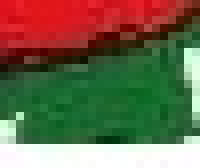
%> input picture UFRN/PDI/AulasPDI/Aula1/img-exercicio1.jpeg, 25 x 21 px (shown 8 times larger)
$ octave praticaAula3.m   (GNU Octave 9; MATLAB toolbox functions it lacks are replaced by stand-ins)
%> lines starting %> are read from the running program, lines starting %| are printed output that depends on the picture
#subtracao, adjacencia,
#subtracao, adjacencia,

a = [1 2 3; 4 5 6; 1 8 1]
b = [1 2 4; 5 8 7; 0 2 5]

c = a - b #subtracao de matrizes de mesmo tamanho. como aqui esta com double, irá aparecer negativos
c

minimoDeCadaColuna = min(a);#min e max retornam vetores
maximoDeCadaColuna = max(a);
menorElementoDaMatriz = min(min(a));
maiorElementoDaMatriz = max(max(a));

c = uint8(c)  #os negativos aparecem sendo 0 quando inteiro sem sinal


a = [1 1 1; 2 2 2; 3 3 3];
#colocar 20 onde é 2 sem fazer laços
a(a==2)=20

#travando AULA 40 minutos


original = imread('C:\Users\developer\Documents\JosueCarlosDrive\UFRN\PDI\AulasPDI\img-exercicio1.jpeg');
%> original is the input picture: size 21x25x3 uint8; mean R, G, B 110.6, 105.3, 77.8
figure('Name', 'original');
imshow(original)


original(:,:,1) = original(:,:,1) - 255;
original(:,:,3) =  original(:,:,3) - 255;

original(:,:,1) = original(:,:,3) = 0;

mascaraVerde = original(:,:,2);
mascaraVerde(mascaraVerde<100) = 0

original(:,:,2) = mascaraVerde;
figure('Name', 'original');
imshow(mascaraVerde)
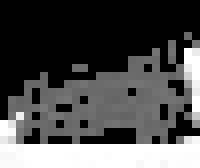
%> displayed picture: size 21x25, on the screen's scale of 0 to 255 (shown 8 times larger); min 0, max 255, mean 79.6


#gerando grafico
pkg load image  #precisa importar
figure('Name', 'grafico-mascaraVerde');
imhist(mascaraVerde)
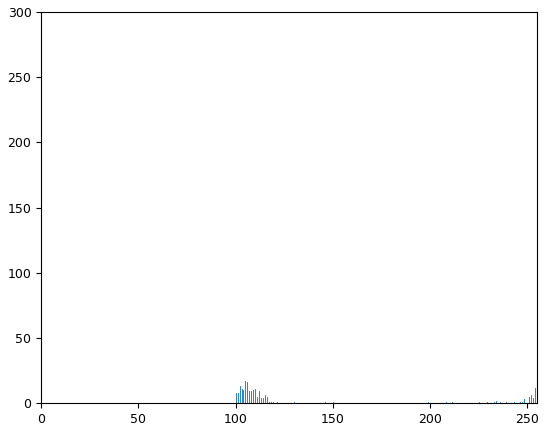
%> figure redrawn from the program's plot data; highest point at x = 0, y = 266

imhist(mascaraVerde)
vetor = imhist(mascaraVerde);
%> vetor = 256 values, max 266 at index 1, min 0 at index 2, mean 2.05

$ run again, with UFRN/PDI/AulasPDI/Aula1/Iris.jpg copied over UFRN/PDI/AulasPDI/Aula1/img-exercicio1.jpeg
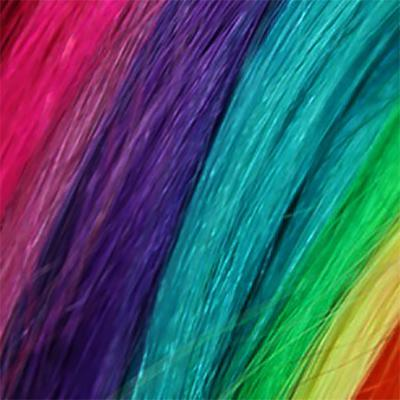
%> input picture UFRN/PDI/AulasPDI/Aula1/Iris.jpg, 400 x 400 px
%> original is the input picture: size 400x400x3 uint8; mean R, G, B 65.7, 90.5, 105.6
%> `original(:,:,2) = mascaraVerde;`:
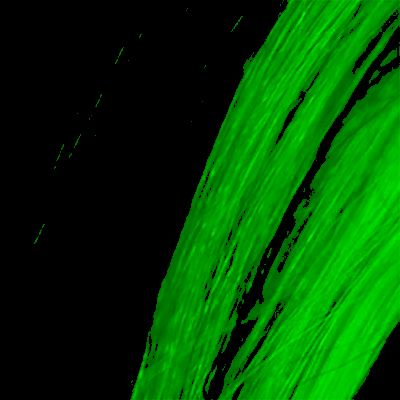
%> original: size 400x400x3 uint8; mean R, G, B 0, 70.1, 0
%> `imhist(mascaraVerde)`:
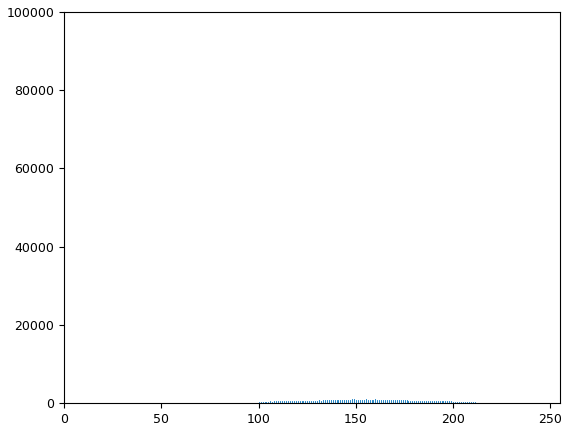
%> figure redrawn from the program's plot data; highest point at x = 0, y = 87416
%> vetor = 256 values, max 87416 at index 1, min 0 at index 2, mean 625
